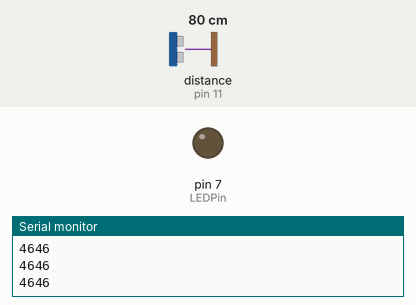
A sketch run on a simulated Arduino Uno, built with avr-gcc and run on an emulated ATmega328P. On the bench: output pins drawn as LEDs (lit = HIGH), the last lines printed to the serial monitor. Wiring (inferred from the names in the program): ultrasonic range finder: trigger pin 12; echo pin 11. Inputs (shaded band) come from the test bench; at power-on: distance to the obstacle (sensor on pin 11) 80 cm. The echo pulse lasts 58.3 µs per cm; pins used as bus, display or sensor lines are not drawn.

Above: at 1.2 s.
1.3 s: distance to the obstacle (sensor on pin 11) set to 10 cm
2.8 s: distance to the obstacle (sensor on pin 11) set to 7 cm
At 3.3 s:
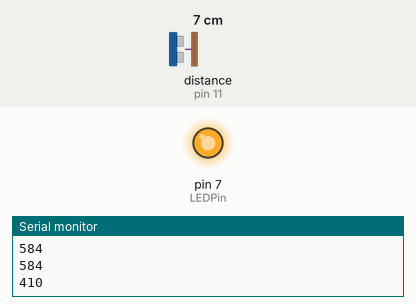
Timing chart, 0 to 9.4 s (numbered marks = the images above; inputs shaded):
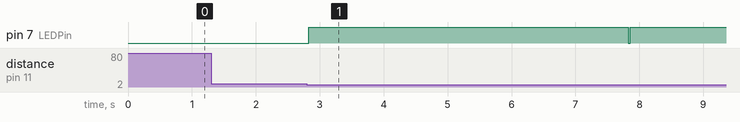

The sketch:

ultrasonic_testing_LED1.ino
```cpp
int trigPin=12;
int echoPin=11;
int pingTravelTime;
int LEDPin=7;
int maxPing = 500;
int LEDTime = 5000;

void setup() {
  // put your setup code here, to run once:

pinMode(trigPin,OUTPUT);
pinMode(echoPin,INPUT);
pinMode(LEDPin,OUTPUT);
Serial.begin(9600);

}

void loop() {
  // put your main code here, to run repeatedly:

digitalWrite(trigPin,LOW);
delayMicroseconds(10);

digitalWrite(trigPin,HIGH);
delayMicroseconds(10);

digitalWrite(trigPin,LOW);

pingTravelTime = pulseIn(echoPin,HIGH);
delay(25);

Serial.println(pingTravelTime);

if(pingTravelTime < maxPing){
  digitalWrite(LEDPin, HIGH);
  delay(LEDTime);
  digitalWrite(LEDPin, LOW);
  }

}
```

Measured:
- the behaviour switches between 9 and 8 cm on distance to the obstacle (sensor on pin 11) (found by bisection; images 0 and 1)
- after the input at 2.8 s, pin 7 (LEDPin): LOW → HIGH at once, → LOW 5.0 s later, → HIGH 0.03 s later
